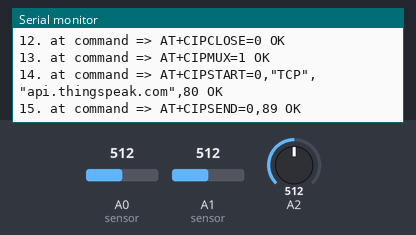
This sketch was run on a simulated Arduino Uno, built with avr-gcc and run on an emulated ATmega328P. Parts: the last lines printed to the serial monitor. The test bench sets the inputs (shaded band); at power-on: A0 (sensor) = 512, A1 (sensor) = 512, A2 = 512. The modem accepts every AT command (registered, SIM ready, sends succeed) and sends nothing else.

Above: at 4.9 s.
5.0 s: A0 (sensor) set to 108
At 6.2 s:
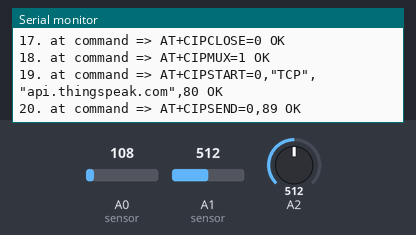
10.5 s: A0 (sensor) set to 89
At 10.9 s:
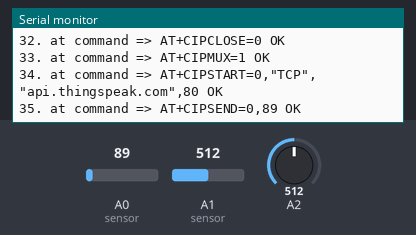
12.0 s: A1 (sensor) set to 104
At 13.3 s:
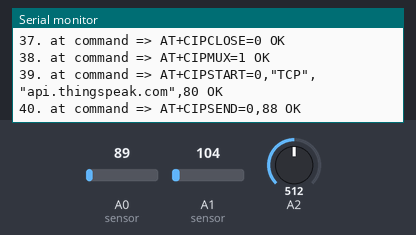
17.5 s: A1 (sensor) set to 95
At 17.9 s:
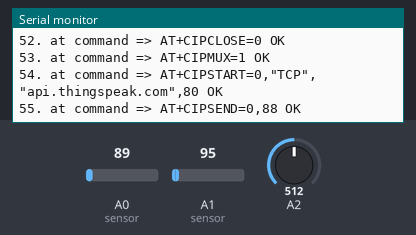
Timing chart, 0 to 20.5 s (numbered marks = the images above; inputs shaded):
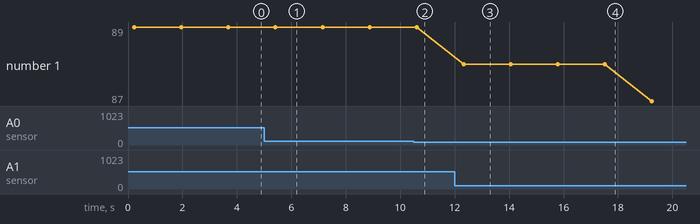

The sketch:

thingspeak.ino
```cpp
#include <SoftwareSerial.h>
#define RX 2 // TX of esp8266 is connected with Arduino pin 2
#define TX 3 // RX of esp8266 is connected with Arduino pin 3

String WIFI_SSID = "YOUR_WIFI_SSID";     // WIFI NAME
String WIFI_PASS = "YOUR_WIFI_PASSWORD"; // WIFI PASSWORD
String API = "YOUR_THINGSPEAK_WRITE_API_KEY";       // Write API KEY
String HOST = "api.thingspeak.com";
String PORT = "80";

int countTrueCommand;
int countTimeCommand;
boolean found = false;

SoftwareSerial esp8266(RX, TX);

void setup() {
  Serial.begin(9600);
  esp8266.begin(9600);
  sendCommand("AT", 5, "OK");
  sendCommand("AT+CWMODE=1", 5, "OK");
  sendCommand("AT+CWJAP=\"" + WIFI_SSID + "\",\"" + WIFI_PASS + "\"", 20, "OK");
}

void loop() {
  int mq135Value = analogRead(A0); // Read MQ135 sensor
  int mq2Value = analogRead(A1);   // Read MQ2 sensor
  float lm35Voltage = (analogRead(A2) *  (2.2 / 1024.0));  // Convert ADC reading to voltage (5.0V / 1024 steps)
  float temperatureC = (lm35Voltage * 100); // Convert voltage to Celsius

  String getData = "GET /update?api_key=" + API + "&field1=" + mq135Value +
                   "&field2=" + mq2Value + "&field3=" + temperatureC;


  sendCommand("AT+CIPMUX=1", 5, "OK");
  sendCommand("AT+CIPSTART=0,\"TCP\",\"" + HOST + "\"," + PORT, 15, "OK");
  sendCommand("AT+CIPSEND=0," + String(getData.length() + 4), 4, ">");
  esp8266.println(getData);
  delay(1500);
  countTrueCommand++;
  sendCommand("AT+CIPCLOSE=0", 5, "OK");
}

void sendCommand(String command, int maxTime, char readReplay[]) {
  Serial.print(countTrueCommand);
  Serial.print(". at command => ");
  Serial.print(command);
  Serial.print(" ");

  while (countTimeCommand < (maxTime * 1)) {
    esp8266.println(command);
    if (esp8266.find(readReplay)) {
      found = true;
      break;
    }
    countTimeCommand++;
  }

  if (found == true) {
    Serial.println("OK");
    countTrueCommand++;
    countTimeCommand = 0;
  }

  if (found == false) {
    Serial.println("Fail");
    countTrueCommand = 0;
    countTimeCommand = 0;
  }

  found = false;
}
```

Measured:
- plotted number 1: 88 → 87 after the input at 17.5 s
